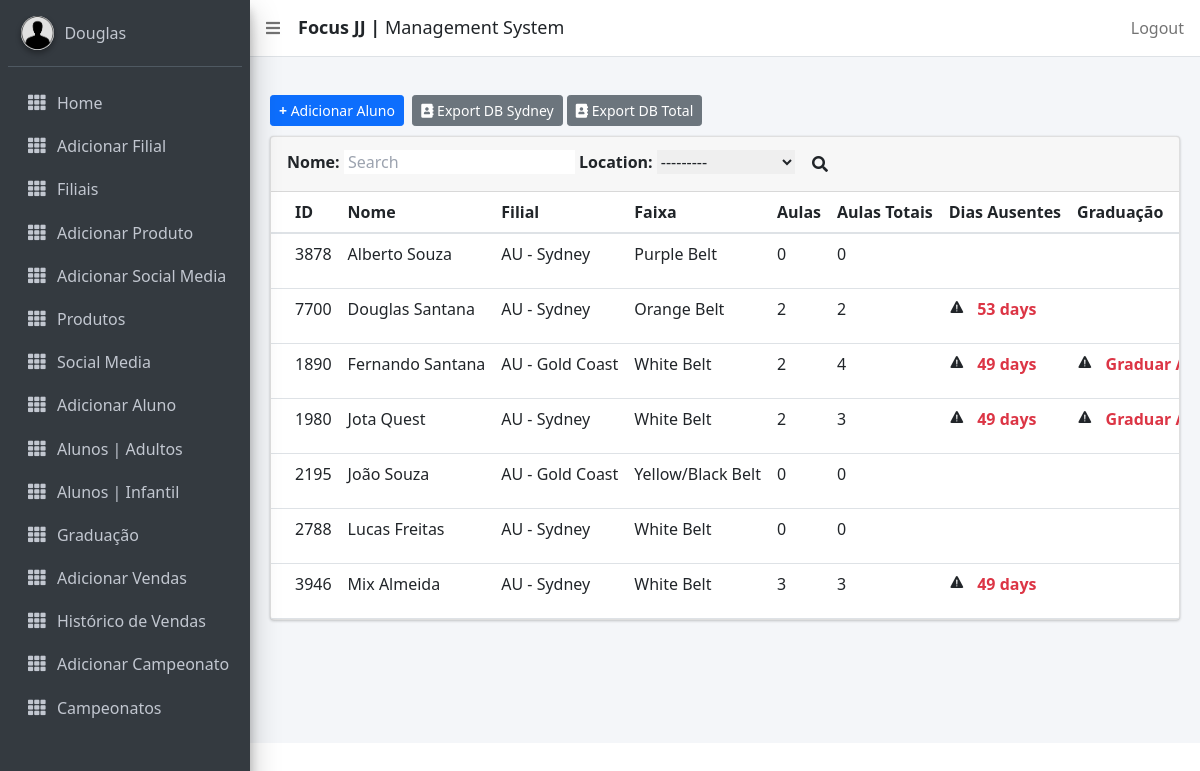
/managealunos/total (signed in), run on an earlier commit of the app's database.
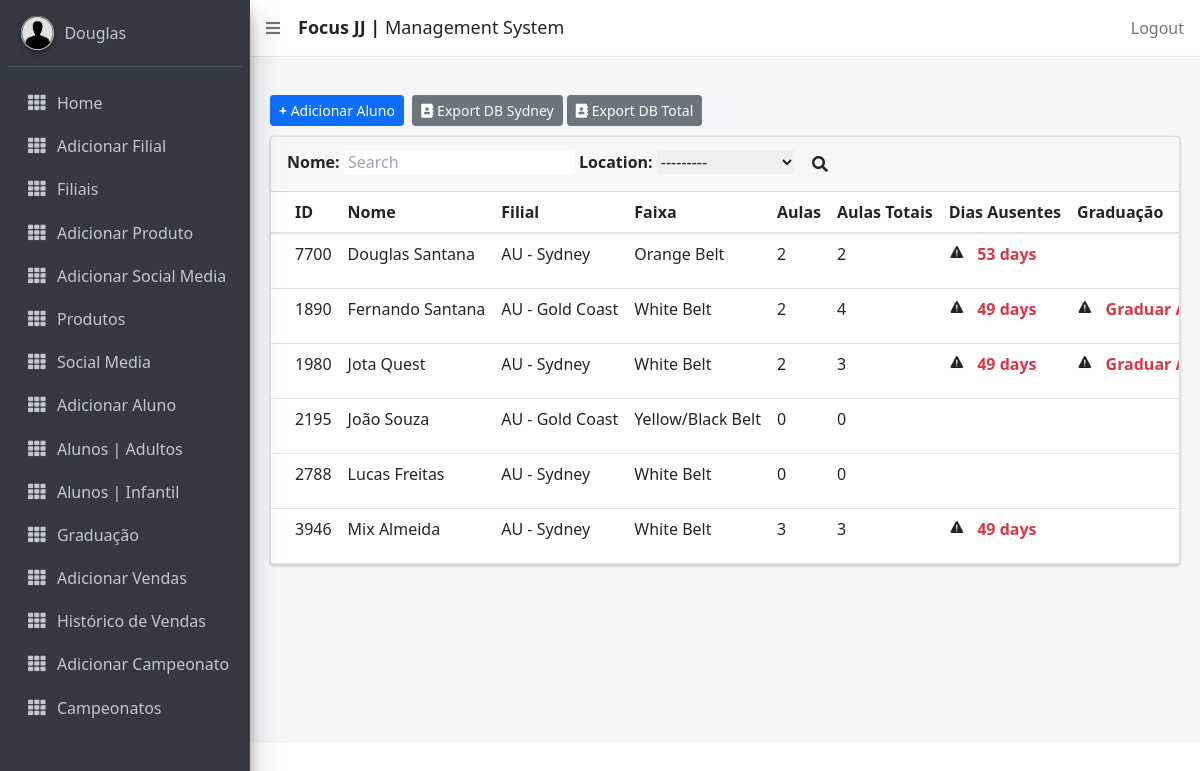
And on a later commit of the database.
### focusbjj/models.py (models this page shows, shortened)
class Aluno(models.Model):
    DoesNotExist = None
    objects = None
    id = ShortUUIDField(primary_key=True, editable=False, alphabet="0123456789", length=4)
    photo = models.ImageField(upload_to='photos/', null=True, blank=True)
    nome = models.CharField(max_length=15, verbose_name='Name')
    middle_name = models.CharField(max_length=20, verbose_name='Middle Name', blank=True, null=True)
    surname = models.CharField(max_length=15, verbose_name='Last Name', null=True)
    phone = models.CharField(max_length=15, help_text='Use only numbers')
    email = models.EmailField(max_length=128)
    location = models.ForeignKey(CustomUser, related_name="alunos", on_delete=models.CASCADE)
    address = models.CharField(max_length=255, blank=True, null=True)
    belt = models.CharField(max_length=255, choices=BELT)
    stripe = models.CharField(max_length=255, choices=GRAU)
    join_date = models.DateTimeField()
    time_stamp = models.DateTimeField(auto_now=True, null=True)
    gender = models.CharField(max_length=255, choices=GENDER)
    dob = models.DateField(verbose_name='Date of Birth',)
    is_blocked = models.BooleanField(default=False)
    agreement = models.BooleanField(default=False)
    USERNAME_FIELD = 'id'
    class Meta:
        ordering = ["nome"]

class CustomUser(AbstractUser):
    id = ShortUUIDField(primary_key=True, editable=False, alphabet="0123456789", length=3)
    email = models.EmailField(max_length=255, unique=True)
    contact_name = models.CharField(max_length=255)
    country = CountryField()
    location = models.CharField(max_length=255)
    phone = models.CharField(max_length=15, help_text=_('Use somente números. Código do País + Telefone'))
    join_date = models.DateTimeField(default=timezone.now)
    is_active = models.BooleanField(default=True, help_text='Desmarque a caixa para desativar')
    def __str__(self):
        return str(self.country) + " - " + str(self.location)
    class Meta:
        ordering = ["country", "location"]

class Graduation(models.Model):
    objects = None
    aluno = models.ForeignKey(Aluno, related_name='graduacao', on_delete=models.CASCADE, verbose_name='_(Aluno')
    master = models.CharField(max_length=15, null=True, verbose_name=_('Professor'))
    belt = models.CharField(max_length=255, choices=BELT, verbose_name=_('Faixa'))
    stripe = models.CharField(max_length=255, choices=GRAU, verbose_name=_('Grau'))
    time_stamp = models.DateTimeField(null=True, verbose_name=_('Data'))

class GetAttendance(models.Model):
    objects = None
    aluno = models.ForeignKey(Aluno, on_delete=models.CASCADE, verbose_name='Athlete')
    attendance = models.DateTimeField(default=timezone.now)

### focusbjj/views.py (the view)
# urls.py: path('managealunos/total', views.ManageAlunosTotal.as_view(), name='managealunostotal'),
class ManageAlunosTotal(SuperuserRequiredMixin, ListView):
    template_name = 'managealunostotal.html'
    model = Aluno
    def get_queryset(self):
        queryset = super().get_queryset()
        filter = AlunoFilter(self.request.GET, queryset)
        return filter.qs
    def get_context_data(self, **kwargs):
        context = super(ManageAlunosTotal, self).get_context_data(**kwargs)
        context['alunos'] = Aluno.objects.all()
        context['unidades'] = CustomUser.objects.all()
        queryset = self.get_queryset()
        filter = AlunoFilter(self.request.GET, queryset)
        context['filter'] = filter
        return context

### focusbjj/templatetags/attendance_tags.py (called while the page is built)
@register.filter
def get_count_att_aluno(aluno_instance):
    return len(GetAttendance.objects.filter(aluno_id=aluno_instance.id))

@register.filter
def last_att_aluno(aluno_instance):
    att = GetAttendance.objects.filter(aluno_id=aluno_instance.id).order_by('-attendance')
    if att[0].attendance + timedelta(days=15) < timezone.now():
        tempo = timezone.now() - att[0].attendance
        return tempo
    else:
        return ''

@register.filter
def current_belt(aluno_instance):
    belt = Graduation.objects.filter(aluno_id=aluno_instance.id).order_by('-time_stamp')
    if belt:
        current = belt[0].belt
    else:
        current = aluno_instance.belt
    return current

@register.filter
def current_stripe(aluno_instance):
    belt = Graduation.objects.filter(aluno_id=aluno_instance.id).order_by('-time_stamp')
    if belt:
        current = belt[0].stripe
    else:
        current = aluno_instance.stripe
    return current

### focusbjj/templates/managealunostotal.html (shortened to what the changed rows need)
{% extends 'base_template.html' %}
{% load static %}
{% load i18n %}
{% load alerta_tags %}
{% load attendance_tags %}
{% block content %}
<section class="content">
        <div class="container-fluid">
            <div class="row">
                <div class="col-md-12">
                    <div class="card">
                        <div class="card-header">
                                    <form method="get">
                                        {{ filter.form }}
                                    </form>
                        </div>
                        <div class="card-body table-responsive p-0">
                            <table class="table table-hover text-nowrap">
                            <thead>
                                <tr>
                                <th>ID</th>
                                <th>{% trans "Nome" %}</th>
                                <th>Filial</th>
                                <th>{% trans "Faixa" %}</th>
                                <th>{% trans "Aulas" %}</th>
                                <th>{% trans "Aulas Totais" %}</th>
                                <th>{% trans "Dias Ausentes" %}</th>
                                <th>{% trans "Graduação" %}</th>
                                </tr>
                            </thead>
                            <tbody>
                                <tr>
                        {% if filter.qs %}
                            {% for aluno in filter.qs %}
                                <td>{{ aluno.id }}</td>
                                <td>{{ aluno.nome|title }} {{ aluno.surname|title }}</td>
                                <td>{{ aluno.location }}</td>
                                <td>
                                {% if aluno|current_belt %}
                                {{ aluno|current_belt }}
                                {% else %}
                                {{ aluno.belt }}
                                {% endif %}
                                </td>
                                <td>
                                    {% if aluno|new_attendance == None %}
                                    {{ aluno|get_count_att_aluno }}
                                    {% else %}
                                    {{ aluno|new_attendance }}
                                    {% endif %}
                                </td>
                                <td>{{ aluno|get_count_att_aluno }}</td>
                                <td>
                                    {% if aluno|get_count_att_aluno %}
                                    {% if aluno|last_att_aluno %}
                                        <ion-icon name="warning"></ion-icon>
                                        <strong class="text-red"> &nbsp; {{ aluno|last_att_aluno|cut:"," |slice:"7"}}</strong>
                                    {% endif %}
                                    {% endif %}
                                </td>
                                <td>
                                {% if aluno|alert %}
                                <ion-icon name="warning"></ion-icon>
                                <strong class="text-red"> &nbsp; {{ aluno|alert|default_if_none:"" }} </strong>
                                {% endif %}
                                </td>
                                </tr>
                                    {% endfor %}
                            {% endif %}
                            </tbody>
                            </table>
                        </div>
                        </div>
                </div>
            </div>
        </div>
      </section>
{% endblock %}

What changed in the data, as far as the page shows it:
removed Aluno: id "3878", nome "Alberto", surname "Souza", location "AU - Sydney", id+belt "Purple Belt", id "0"
